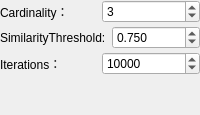
             <widget class="QWidget" name="CorrespondenceRejectorPoly">
              <layout class="QVBoxLayout" name="verticalLayout_19">
               <property name="spacing">
                <number>3</number>
               </property>
               <property name="leftMargin">
                <number>0</number>
               </property>
               <property name="topMargin">
                <number>0</number>
               </property>
               <property name="rightMargin">
                <number>0</number>
               </property>
               <property name="bottomMargin">
                <number>0</number>
               </property>
               <item>
                <layout class="QHBoxLayout" name="horizontalLayout_11">
                 <item>
                  <widget class="QLabel" name="label_9">
                   <property name="text">
                    <string>Cardinality： </string>
                   </property>
                  </widget>
                 </item>
                 <item>
                  <widget class="QSpinBox" name="spin_cardinality">
                   <property name="maximum">
                    <number>99999</number>
                   </property>
                   <property name="value">
                    <number>3</number>
                   </property>
                  </widget>
                 </item>
                </layout>
               </item>
               <item>
                <layout class="QHBoxLayout" name="horizontalLayout_13">
                 <item>
                  <widget class="QLabel" name="label_11">
                   <property name="text">
                    <string>SimilarityThreshold: </string>
                   </property>
                  </widget>
                 </item>
                 <item>
                  <widget class="QDoubleSpinBox" name="dspin_similarity_threshold_2">
                   <property name="decimals">
                    <number>3</number>
                   </property>
                   <property name="maximum">
                    <double>99999.000000000000000</double>
                   </property>
                   <property name="value">
                    <double>0.750000000000000</double>
                   </property>
                  </widget>
                 </item>
                </layout>
               </item>
               <item>
                <layout class="QHBoxLayout" name="horizontalLayout_12">
                 <item>
                  <widget class="QLabel" name="label_10">
                   <property name="text">
                    <string>Iterations： </string>
                   </property>
                  </widget>
                 </item>
                 <item>
                  <widget class="QSpinBox" name="spin_iterations">
                   <property name="maximum">
                    <number>99999</number>
                   </property>
                   <property name="value">
                    <number>10000</number>
                   </property>
                  </widget>
                 </item>
                </layout>
               </item>
               <item>
                <spacer name="verticalSpacer_13">
                 <property name="orientation">
                  <enum>Qt::Vertical</enum>
                 </property>
                 <property name="sizeHint" stdset="0">
                  <size>
                   <width>20</width>
                   <height>40</height>
                  </size>
                 </property>
                </spacer>
               </item>
              </layout>
             </widget>
